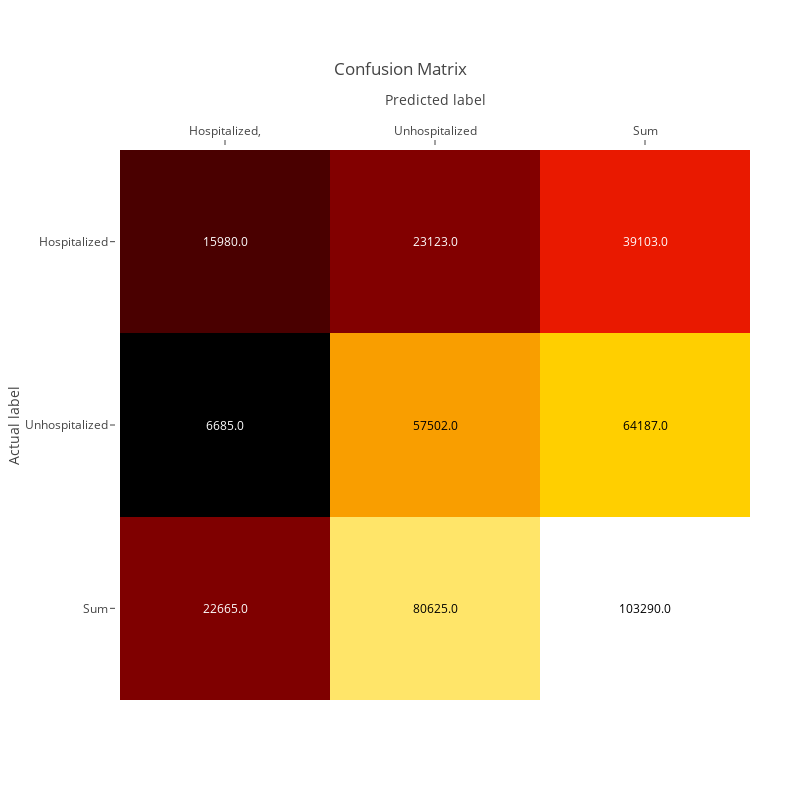

This figure's notebook cell:
### Markdown cell above
# Plot the confusion matrix, normalized so that the sum of each predicted label is 1
* This means that we can display the accuracy of each predicted label

### Code cell
confusion_with_sums = np.zeros(shape=(3,3))
confusion_with_sums[1:3,1:3] = confusion
confusion_with_sums[0,1:3] = np.sum(confusion, axis=0)
confusion_with_sums[1:3,0] = np.sum(confusion, axis=1)
confusion_with_sums[0,0]=np.sum(confusion)
print(confusion_with_sums)
print(confusion)
#"""
fig = plotly_ff.create_annotated_heatmap(
        confusion_with_sums,
        colorscale="Hot",
        
        x=["Sum", "Unhospitalized", "Hospitalized,"],
        y=["Sum", "Unhospitalized", "Hospitalized"],
    )

fig.layout.title = "Confusion Matrix"
fig.layout.xaxis = xaxis=go.layout.XAxis(
        title="Predicted label",
        autorange='reversed',
        side='top'
    )
fig.layout.yaxis = yaxis=go.layout.YAxis(
        title="Actual label",
    )
fig["layout"].update(width=800, height=800)
fig.layout.margin=go.layout.Margin(
        l=120,
        r=50,
        b=100,
        t=150,
        pad=4
    )
#"""
import plotly.io as pio
#fig.data[0].showscale=True
iplot(fig)
#print(fig)

### Figure 1 — Plotly figure (JSON) as saved in the notebook; plotly's stock layout.template omitted (floating-point values rounded to 4 significant figures)
{"data": [{"colorscale": "Hot", "showscale": false, "type": "heatmap", "uid": "d68138f7-83e1-11e9-8faa-2cfda1341315", "x": ["Sum", "Unhospitalized", "Hospitalized,"], "y": ["Sum", "Unhospitalized", "Hospitalized"], "z": [[103290, 80625, 22665], [64187, 57502, 6685], [39103, 23123, 15980]]}], "layout": {"annotations": [{"font": {"color": "#000000"}, "showarrow": false, "text": "103290.0", "x": "Sum", "xref": "x", "y": "Sum", "yref": "y"}, {"font": {"color": "#000000"}, "showarrow": false, "text": "80625.0", "x": "Unhospitalized", "xref": "x", "y": "Sum", "yref": "y"}, {"font": {"color": "#FFFFFF"}, "showarrow": false, "text": "22665.0", "x": "Hospitalized,", "xref": "x", "y": "Sum", "yref": "y"}, {"font": {"color": "#000000"}, "showarrow": false, "text": "64187.0", "x": "Sum", "xref": "x", "y": "Unhospitalized", "yref": "y"}, {"font": {"color": "#000000"}, "showarrow": false, "text": "57502.0", "x": "Unhospitalized", "xref": "x", "y": "Unhospitalized", "yref": "y"}, {"font": {"color": "#FFFFFF"}, "showarrow": false, "text": "6685.0", "x": "Hospitalized,", "xref": "x", "y": "Unhospitalized", "yref": "y"}, {"font": {"color": "#FFFFFF"}, "showarrow": false, "text": "39103.0", "x": "Sum", "xref": "x", "y": "Hospitalized", "yref": "y"}, {"font": {"color": "#FFFFFF"}, "showarrow": false, "text": "23123.0", "x": "Unhospitalized", "xref": "x", "y": "Hospitalized", "yref": "y"}, {"font": {"color": "#FFFFFF"}, "showarrow": false, "text": "15980.0", "x": "Hospitalized,", "xref": "x", "y": "Hospitalized", "yref": "y"}], "height": 800, "margin": {"b": 100, "l": 120, "pad": 4, "r": 50, "t": 150}, "title": "Confusion Matrix", "width": 800, "xaxis": {"autorange": "reversed", "side": "top", "title": "Predicted label"}, "yaxis": {"title": "Actual label"}}}
